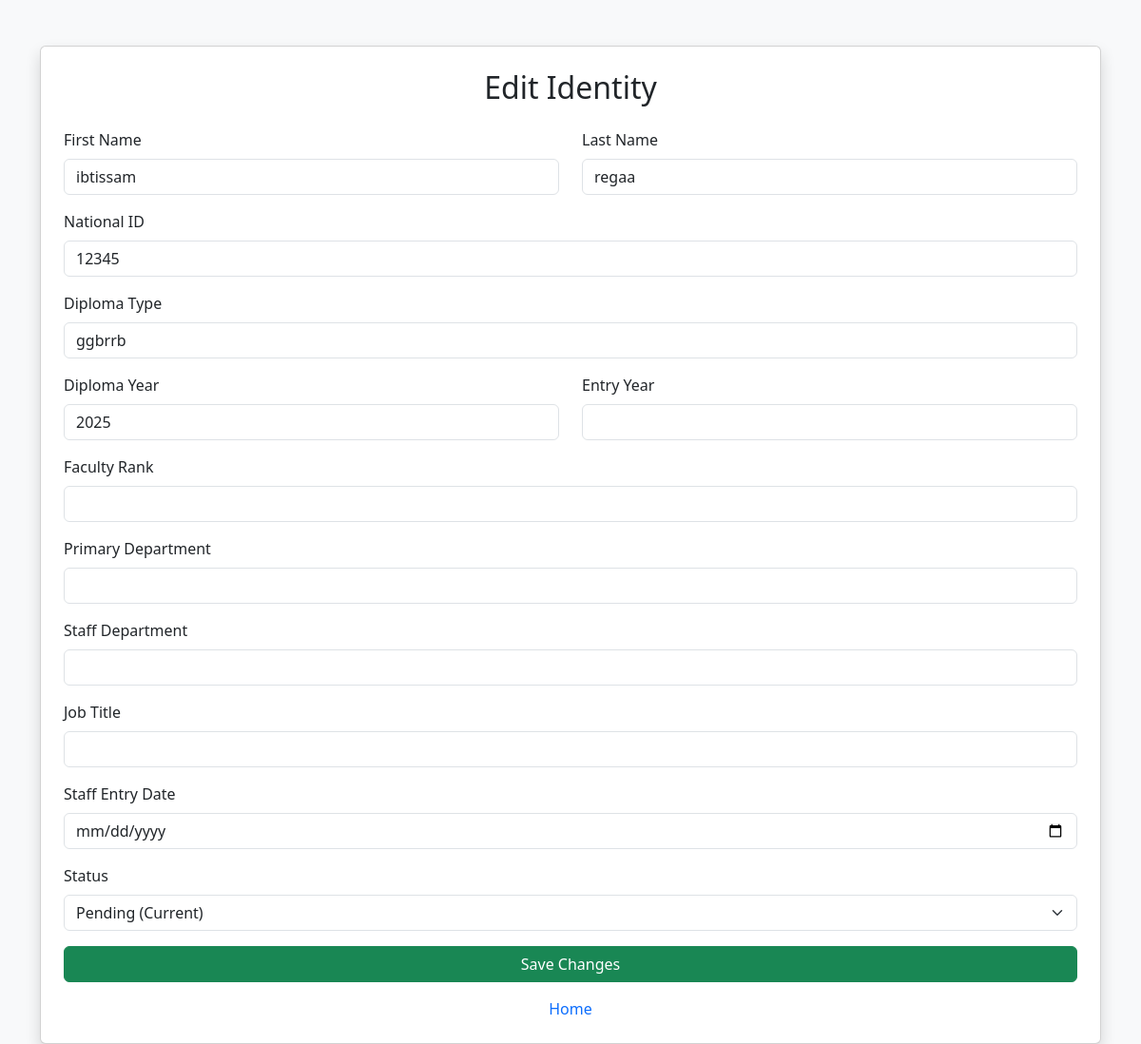
Page /edit/STU202600002 on the committed database.
### tables this page shows
CREATE TABLE People (
            id TEXT PRIMARY KEY,
            type TEXT NOT NULL,
            first_name TEXT NOT NULL,
            last_name TEXT NOT NULL,
            dob TEXT NOT NULL,
            place_of_birth TEXT,
            nationality TEXT,
            gender TEXT,
            email TEXT UNIQUE NOT NULL,
            phone TEXT,
            status TEXT DEFAULT 'Pending'
        , national_id TEXT, diploma_type TEXT, diploma_year INTEGER, major TEXT, entry_year INTEGER, student_status TEXT, faculty_rank TEXT, appointment_start TEXT, primary_department TEXT, secondary_departments TEXT, office_location TEXT, phd_institution TEXT, research_areas TEXT, contract_type TEXT, contract_start TEXT, contract_end TEXT, teaching_hours INTEGER, staff_department TEXT, job_title TEXT, grade TEXT, staff_entry_date TEXT, status_changed_at TEXT);

### app.py (the view, shortened to what this page needs)
@app.route("/edit/<uid>", methods=["GET","POST"])
def edit(uid):
    conn = get_db_connection()
    cur = conn.cursor()
    cur.execute("SELECT * FROM People WHERE id=?", (uid,))
    person = cur.fetchone()
    if not person:
        conn.close()
        return "Identity not found"
    conn.close()
    return render_template("edit.html", person=person)

### app.py (called while the page is built)
def get_db_connection():
    conn = sqlite3.connect('database.db')
    conn.row_factory = sqlite3.Row
    return conn

### templates/edit.html (shortened to what this page needs)
<!DOCTYPE html>
<html>
<head>
    <link href="https://cdn.jsdelivr.net/npm/bootstrap@5.3.2/dist/css/bootstrap.min.css" rel="stylesheet">
</head>
<body class="bg-light">
<div class="container mt-5">
    <div class="card shadow p-4">
        <h2 class="mb-4 text-center">Edit Identity</h2>
        <form method="POST" {% if person['status'] == 'Archived' %}onsubmit="return false;"{% endif %}>
            <div class="row">
                <div class="col-md-6 mb-3">
                    <label class="form-label">First Name</label>
                    <input type="text"
                           name="first_name"
                           class="form-control"
                           value="{{person['first_name']}}"
                           required>
                </div>
                <div class="col-md-6 mb-3">
                    <label class="form-label">Last Name</label>
                    <input type="text"
                           name="last_name"
                           class="form-control"
                           value="{{person['last_name']}}"
                           required>
                </div>
            </div>
            <div class="mb-3">
                <label class="form-label">National ID</label>
                <input type="text" name="national_id" class="form-control" value="{{person['national_id'] or ''}}" {% if person['status'] == 'Archived' %}disabled{% endif %}>
            </div>
            <div class="mb-3">
                <label class="form-label">Diploma Type</label>
                <input type="text" name="diploma_type" class="form-control" value="{{person['diploma_type'] or ''}}" {% if person['status'] == 'Archived' %}disabled{% endif %}>
            </div>
            <div class="row">
                <div class="col-md-6 mb-3">
                    <label class="form-label">Diploma Year</label>
                    <input type="number" name="diploma_year" class="form-control" value="{{person['diploma_year'] or ''}}" {% if person['status'] == 'Archived' %}disabled{% endif %}>
                </div>
                <div class="col-md-6 mb-3">
                    <label class="form-label">Entry Year</label>
                    <input type="number" name="entry_year" class="form-control" value="{{person['entry_year'] or ''}}" {% if person['status'] == 'Archived' %}disabled{% endif %}>
                </div>
            </div>
            <div class="mb-3">
                <label class="form-label">Faculty Rank</label>
                <input type="text" name="faculty_rank" class="form-control" value="{{person['faculty_rank'] or ''}}" {% if person['status'] == 'Archived' %}disabled{% endif %}>
            </div>
            <div class="mb-3">
                <label class="form-label">Primary Department</label>
                <input type="text" name="primary_department" class="form-control" value="{{person['primary_department'] or ''}}" {% if person['status'] == 'Archived' %}disabled{% endif %}>
            </div>
            <div class="mb-3">
                <label class="form-label">Staff Department</label>
                <input type="text" name="staff_department" class="form-control" value="{{person['staff_department'] or ''}}" {% if person['status'] == 'Archived' %}disabled{% endif %}>
            </div>
            <div class="mb-3">
                <label class="form-label">Job Title</label>
                <input type="text" name="job_title" class="form-control" value="{{person['job_title'] or ''}}" {% if person['status'] == 'Archived' %}disabled{% endif %}>
            </div>
            <div class="mb-3">
                <label class="form-label">Staff Entry Date</label>
                <input type="date" name="staff_entry_date" class="form-control" value="{{person['staff_entry_date'] or ''}}" {% if person['status'] == 'Archived' %}disabled{% endif %}>
            </div>
            <div class="mb-3">
                <label class="form-label">Status</label>
                <select name="status" class="form-select" id="statusSelect" {% if person['status'] == 'Archived' %}disabled{% endif %}>
                    <option value="{{ person['status'] }}" selected disabled>{{ person['status'] }} (Current)</option>
                </select>
            </div>
            <button type="submit" class="btn btn-success w-100" {% if person['status'] == 'Archived' %}disabled{% endif %}>Save Changes</button>
        </form>
        <div class="text-center mt-3">
            <a href="/" class="text-decoration-none">Home</a>
        </div>
    </div>
</div>
</body>
</html>

### rows in the picture
People: first_name "ibtissam", last_name "regaa", national_id "12345", diploma_type "ggbrrb", diploma_year "2025", status "Pending (Current)"
